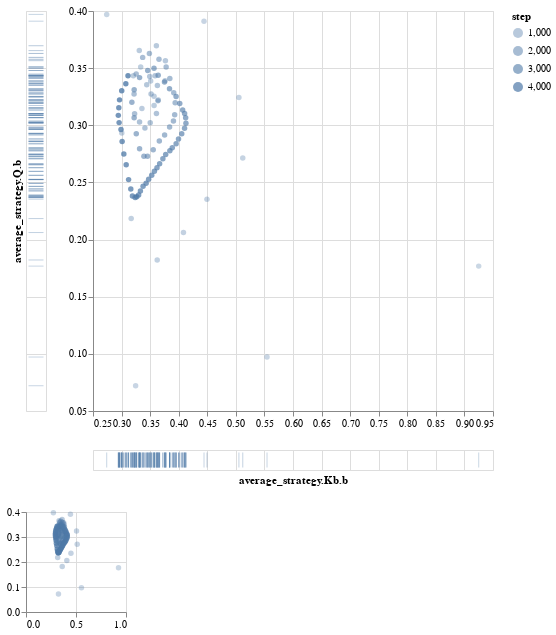

The code cell stored with this chart in its notebook:
### Markdown cell above
Whilst, average strategies $\bar{\sigma}_i^T(I, a)$ are spiraling into the Nash equilibrium.

### Code cell
analytics.scatter(ind.average_strategy_Q_b, ind.average_strategy_Kb_b,
                  width=400, height=400)

### Figure 1 — Vega-Lite specification as saved in the notebook (floating-point values rounded to 4 significant figures)
{"config": {"view": {"continuousWidth": 400, "continuousHeight": 300}}, "vconcat": [{"hconcat": [{"mark": "tick", "encoding": {"color": {"value": "#4E79A7"}, "opacity": {"type": "quantitative", "field": "step"}, "y": {"type": "quantitative", "axis": {"domain": false, "labels": false, "ticks": false}, "field": "y", "scale": {"domain": {"selection": "selector003", "encoding": "y"}}, "title": "average_strategy.Q.b"}}, "height": 400}, {"vconcat": [{"mark": "circle", "encoding": {"color": {"value": "#4E79A7"}, "opacity": {"type": "quantitative", "field": "step"}, "x": {"type": "quantitative", "field": "x", "scale": {"domain": {"selection": "selector003", "encoding": "x"}}, "title": ""}, "y": {"type": "quantitative", "field": "y", "scale": {"domain": {"selection": "selector003", "encoding": "y"}}, "title": ""}}, "height": 400, "width": 400}, {"mark": "tick", "encoding": {"color": {"value": "#4E79A7"}, "opacity": {"type": "quantitative", "field": "step"}, "x": {"type": "quantitative", "axis": {"domain": false, "labels": false, "ticks": false}, "field": "x", "scale": {"domain": {"selection": "selector003", "encoding": "x"}}, "title": "average_strategy.Kb.b"}}, "width": 400}]}]}, {"mark": "circle", "encoding": {"color": {"value": "#4E79A7"}, "opacity": {"type": "quantitative", "field": "step"}, "x": {"type": "quantitative", "field": "x", "title": ""}, "y": {"type": "quantitative", "field": "y", "title": ""}}, "height": 100, "selection": {"selector003": {"type": "interval", "encodings": ["x", "y"]}}, "width": 100.0}], "data": {"values": [{"step": 24.0, "x": 0.925, "y": 0.1768}, {"step": 69.0, "x": 0.5545, "y": 0.09722}, {"step": 119.0, "x": 0.3246, "y": 0.07211}, {"step": 169.0, "x": 0.274, "y": 0.397}, {"step": 219.0, "x": 0.4443, "y": 0.3911}, {"step": 269.0, "x": 0.5054, "y": 0.3243}, {"step": 319.0, "x": 0.5121, "y": 0.2714}, {"step": 369.0, "x": 0.4494, "y": 0.2353}, {"step": 419.0, "x": 0.4083, "y": 0.2062}, {"step": 469.0, "x": 0.3624, "y": 0.1821}, {"step": 519.0, "x": 0.3168, "y": 0.2184}, {"step": 569.0, "x": 0.3004, "y": 0.2932}, {"step": 619.0, "x": 0.3335, "y": 0.351}, {"step": 669.0, "x": 0.3509, "y": 0.3388}, {"step": 719.0, "x": 0.3568, "y": 0.3253}, {"step": 769.0, "x": 0.3569, "y": 0.3173}, {"step": 819.0, "x": 0.3356, "y": 0.3146}, {"step": 869.0, "x": 0.3206, "y": 0.3433}, {"step": 919.0, "x": 0.331, "y": 0.3654}, {"step": 969.0, "x": 0.3609, "y": 0.3696}, {"step": 1019.0, "x": 0.3767, "y": 0.3565}, {"step": 1069.0, "x": 0.3761, "y": 0.3389}, {"step": 1119.0, "x": 0.3642, "y": 0.3221}, {"step": 1169.0, "x": 0.3516, "y": 0.3274}, {"step": 1219.0, "x": 0.344, "y": 0.3354}, {"step": 1269.0, "x": 0.3493, "y": 0.3427}, {"step": 1319.0, "x": 0.3587, "y": 0.3433}, {"step": 1369.0, "x": 0.3627, "y": 0.3348}, {"step": 1419.0, "x": 0.3636, "y": 0.3214}, {"step": 1469.0, "x": 0.361, "y": 0.3102}, {"step": 1519.0, "x": 0.3501, "y": 0.3022}, {"step": 1569.0, "x": 0.3409, "y": 0.2976}, {"step": 1619.0, "x": 0.3315, "y": 0.303}, {"step": 1669.0, "x": 0.3228, "y": 0.3101}, {"step": 1719.0, "x": 0.3219, "y": 0.3275}, {"step": 1769.0, "x": 0.3256, "y": 0.3448}, {"step": 1819.0, "x": 0.3369, "y": 0.3594}, {"step": 1869.0, "x": 0.3487, "y": 0.3629}, {"step": 1919.0, "x": 0.3655, "y": 0.3578}, {"step": 1969.0, "x": 0.378, "y": 0.3511}, {"step": 2019.0, "x": 0.3844, "y": 0.341}, {"step": 2069.0, "x": 0.3913, "y": 0.3285}, {"step": 2119.0, "x": 0.3938, "y": 0.3197}, {"step": 2169.0, "x": 0.3929, "y": 0.3091}, {"step": 2219.0, "x": 0.3908, "y": 0.3037}, {"step": 2269.0, "x": 0.384, "y": 0.2985}, {"step": 2319.0, "x": 0.3753, "y": 0.2915}, {"step": 2369.0, "x": 0.366, "y": 0.2863}, {"step": 2419.0, "x": 0.3554, "y": 0.2785}, {"step": 2469.0, "x": 0.3454, "y": 0.2729}, {"step": 2519.0, "x": 0.3391, "y": 0.2729}, {"step": 2569.0, "x": 0.3315, "y": 0.2795}, {"step": 2619.0, "x": 0.3257, "y": 0.2926}, {"step": 2669.0, "x": 0.322, "y": 0.3067}, {"step": 2719.0, "x": 0.318, "y": 0.3202}, {"step": 2769.0, "x": 0.3221, "y": 0.3312}, {"step": 2819.0, "x": 0.3315, "y": 0.3417}, {"step": 2869.0, "x": 0.3458, "y": 0.348}, {"step": 2919.0, "x": 0.3567, "y": 0.3499}, {"step": 2969.0, "x": 0.3641, "y": 0.3439}, {"step": 3019.0, "x": 0.3751, "y": 0.3378}, {"step": 3069.0, "x": 0.3839, "y": 0.332}, {"step": 3119.0, "x": 0.3954, "y": 0.3251}, {"step": 3169.0, "x": 0.4018, "y": 0.3191}, {"step": 3219.0, "x": 0.4069, "y": 0.3134}, {"step": 3269.0, "x": 0.4103, "y": 0.3103}, {"step": 3319.0, "x": 0.4121, "y": 0.3067}, {"step": 3369.0, "x": 0.4126, "y": 0.3019}, {"step": 3419.0, "x": 0.4103, "y": 0.2975}, {"step": 3469.0, "x": 0.4053, "y": 0.2927}, {"step": 3519.0, "x": 0.3996, "y": 0.288}, {"step": 3569.0, "x": 0.3955, "y": 0.2838}, {"step": 3619.0, "x": 0.3888, "y": 0.2803}, {"step": 3669.0, "x": 0.3845, "y": 0.2776}, {"step": 3719.0, "x": 0.3772, "y": 0.2743}, {"step": 3769.0, "x": 0.3723, "y": 0.2707}, {"step": 3819.0, "x": 0.3666, "y": 0.2663}, {"step": 3869.0, "x": 0.362, "y": 0.2629}, {"step": 3919.0, "x": 0.3574, "y": 0.2597}, {"step": 3969.0, "x": 0.3528, "y": 0.2563}, {"step": 4019.0, "x": 0.3474, "y": 0.2527}, {"step": 4069.0, "x": 0.343, "y": 0.2492}, {"step": 4119.0, "x": 0.3376, "y": 0.2466}, {"step": 4169.0, "x": 0.333, "y": 0.2426}, {"step": 4219.0, "x": 0.3299, "y": 0.2389}, {"step": 4269.0, "x": 0.3266, "y": 0.2374}, {"step": 4319.0, "x": 0.3238, "y": 0.2367}, {"step": 4369.0, "x": 0.319, "y": 0.2381}, {"step": 4419.0, "x": 0.3162, "y": 0.2443}, {"step": 4469.0, "x": 0.3123, "y": 0.2525}, {"step": 4519.0, "x": 0.3081, "y": 0.2655}, {"step": 4569.0, "x": 0.304, "y": 0.2748}, {"step": 4619.0, "x": 0.301, "y": 0.2857}, {"step": 4669.0, "x": 0.299, "y": 0.2963}, {"step": 4719.0, "x": 0.2957, "y": 0.3023}, {"step": 4769.0, "x": 0.2943, "y": 0.3087}, {"step": 4819.0, "x": 0.2952, "y": 0.3153}, {"step": 4869.0, "x": 0.2964, "y": 0.3222}, {"step": 4919.0, "x": 0.3003, "y": 0.3302}, {"step": 4969.0, "x": 0.3075, "y": 0.3364}, {"step": 4999.0, "x": 0.3113, "y": 0.3433}]}, "$schema": "https://vega.github.io/schema/vega-lite/v4.8.1.json"}
